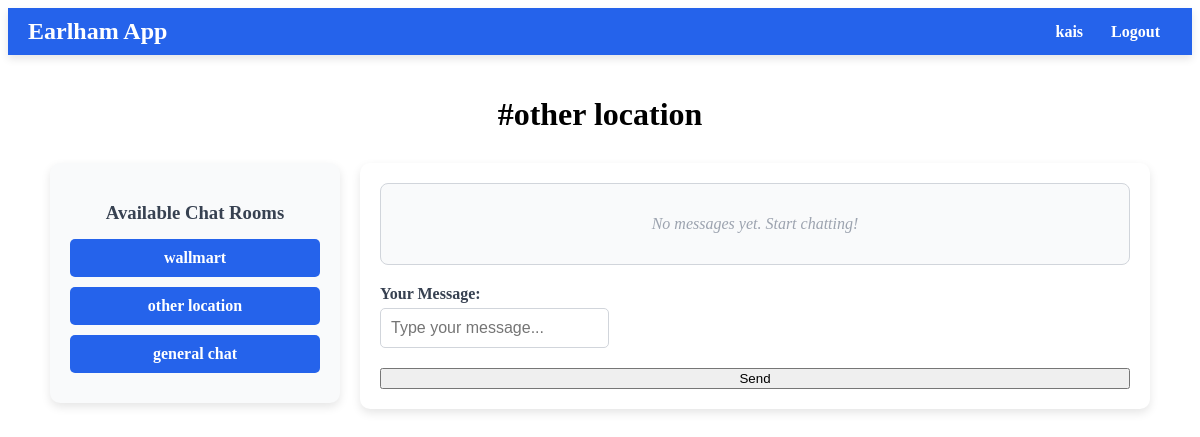
Screenshot of /room/2/ (signed in) with the database file from the repository.
### Base/models.py (models this page shows, shortened)
class CustomUser(AbstractUser):
    bio= models.TextField(max_length=250,blank=True,null=True)
    profile_pic = models.ImageField(upload_to='profile_pics/', blank=True, null=True)
    class StatusChoices(models.TextChoices):
        DRIVER = 'Driver', 'Driver'
        RIDER = 'Rider', 'Rider'
    status = models.CharField(max_length=10,choices=StatusChoices.choices, default=StatusChoices.RIDER)
    def __str__(self):
        return self.username

class Room(models.Model):
    name= models.TextField(max_length=100,unique=True)

### Base/views.py (the view, shortened to what this page needs)
# urls.py: path('room/<str:pk>/', roomPage, name="room"),
@login_required
def roomPage(request,pk):
    rooms = Room.objects.all()
    chat = UserMessages.objects.filter(room=pk)
    form = TextForm()
    room = Room.objects.get(id=pk)
    editForm = None
    editID = None
    context = {'rooms': rooms,'chat': chat,'form': form,'room': room,'editForm': editForm,'editID': editID,}
    return render(request, 'Base/room.html', context)

### Base/forms.py
class TextForm(forms.ModelForm):
    class Meta:
        model = UserMessages
        fields = ['text']
        widgets = {
            'text': forms.Textarea(attrs={
                'rows': 3,
                'placeholder': 'Enter your message here...',
                'class': 'form-control',
            })
        }

### Base/templates/Base/room.html (shortened to what this page needs)
{% extends "main.html" %}
{% block content %}
<div class="container">
    <header class="page-header">
        <h1>#{{ room.name }}</h1>
    </header>
    <div class="layout">
        <aside class="sidebar">
            <h3>Available Chat Rooms</h3>
            {% for room in rooms %}
            <div class="room-link">
                <a href="{% url 'room' room.id %}" class="button-sidebar">{{ room.name }}</a>
            </div>
            {% endfor %}
        </aside>
        <section class="chat-area">
            <div class="chat-box">
                {% if not chat %}
                <div class="no-messages">
                    <p>No messages yet. Start chatting!</p>
                </div>
                {% endif %}
            </div>
            <form method="POST" class="form">
                <div class="form-group">
                    <label for="message">Your Message:</label>
                    <input type="text" name="text" id="message" placeholder="Type your message..." required>
                </div>
                <button type="submit" name="send_message" class="button">Send</button>
            </form>
        </section>
    </div>
</div>
{% endblock %}

### templates/navbar.html
<nav class="navbar">
  <div class="navbar-container">
    <a href="/" class="navbar-logo">Earlham App</a>
    <div class="navbar-links">
      {% if user.is_authenticated %}
      <div class="navbar-user">
        <a href="{% url 'updateProfile' %}" class="button-navbar"
          >{{ request.user }}</a
        >
        <a href="{% url 'signout' %}" class="button-navbar">Logout</a>
      </div>
      {% else %}
      <div class="navbar-guest">
        <a href="{% url 'login' %}" class="button-navbar">Login</a>
      </div>
      {% endif %}
    </div>
  </div>
</nav>

### static/css/global.css (style rules this page uses)
.container { max-width: 1100px; margin: auto; padding: 20px; }
.page-header { text-align: center; margin-bottom: 30px; }
.layout { display: flex; gap: 20px; align-items: flex-start; }
.sidebar { background: #f9fafb; padding: 20px; border-radius: 10px; flex: 0 0 250px; box-shadow: 0 4px 10px rgba(0, 0, 0, 0.1); }
.sidebar h3 { color: #374151; margin-bottom: 15px; text-align: center; }
.room-link { margin-bottom: 10px; }
.button-sidebar { display: block; text-align: center; padding: 10px; color: #ffffff; background-color: #2563eb; border-radius: 5px; font-weight: bold; text-decoration: none; transition: background-color 0.3s; }
.chat-area { flex: 1; background: #ffffff; padding: 20px; border-radius: 10px; box-shadow: 0 4px 10px rgba(0, 0, 0, 0.1); display: flex; flex-direction: column; gap: 20px; }
.chat-box { max-height: 400px; overflow-y: auto; background: #f9fafb; padding: 15px; border-radius: 8px; border: 1px solid #d1d5db; }
.no-messages { text-align: center; color: #9ca3af; font-style: italic; }
.form { display: flex; flex-direction: column; gap: 10px; }
.form-group { margin-bottom: 10px; }
.form-group label { font-weight: bold; color: #374151; margin-bottom: 5px; display: block; }
.form-group input { padding: 10px; border: 1px solid #d1d5db; border-radius: 5px; font-size: 1rem; }
.navbar { background-color: #2563eb; padding: 10px 20px; box-shadow: 0 4px 8px rgba(0, 0, 0, 0.1); color: #ffffff; }
.navbar-container { display: flex; justify-content: space-between; align-items: center; max-width: 1200px; margin: auto; }
.navbar-logo { font-size: 1.5rem; font-weight: bold; text-decoration: none; color: #ffffff; }
.navbar-links { display: flex; gap: 15px; }
.button-navbar { background: none; border: none; color: #ffffff; text-decoration: none; padding: 8px 12px; font-size: 1rem; font-weight: bold; border-radius: 5px; transition: background-color 0.3s; }

### rows the page displays
CustomUser: user "kais"
Room: name "other location"
Room: name "wallmart"
Room: name "general chat"
